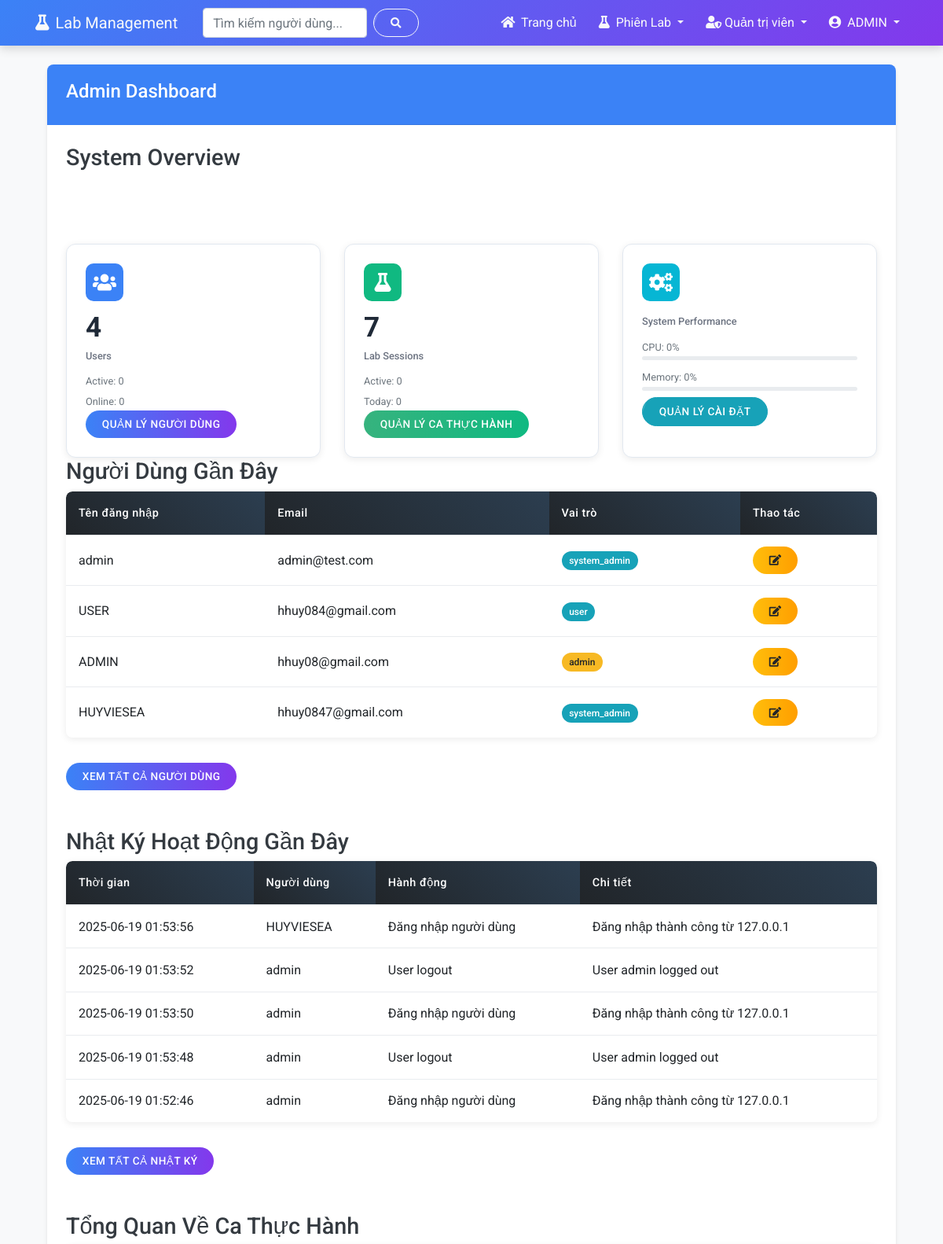
Before: /admin/ (signed in, upper part) with the older database file.
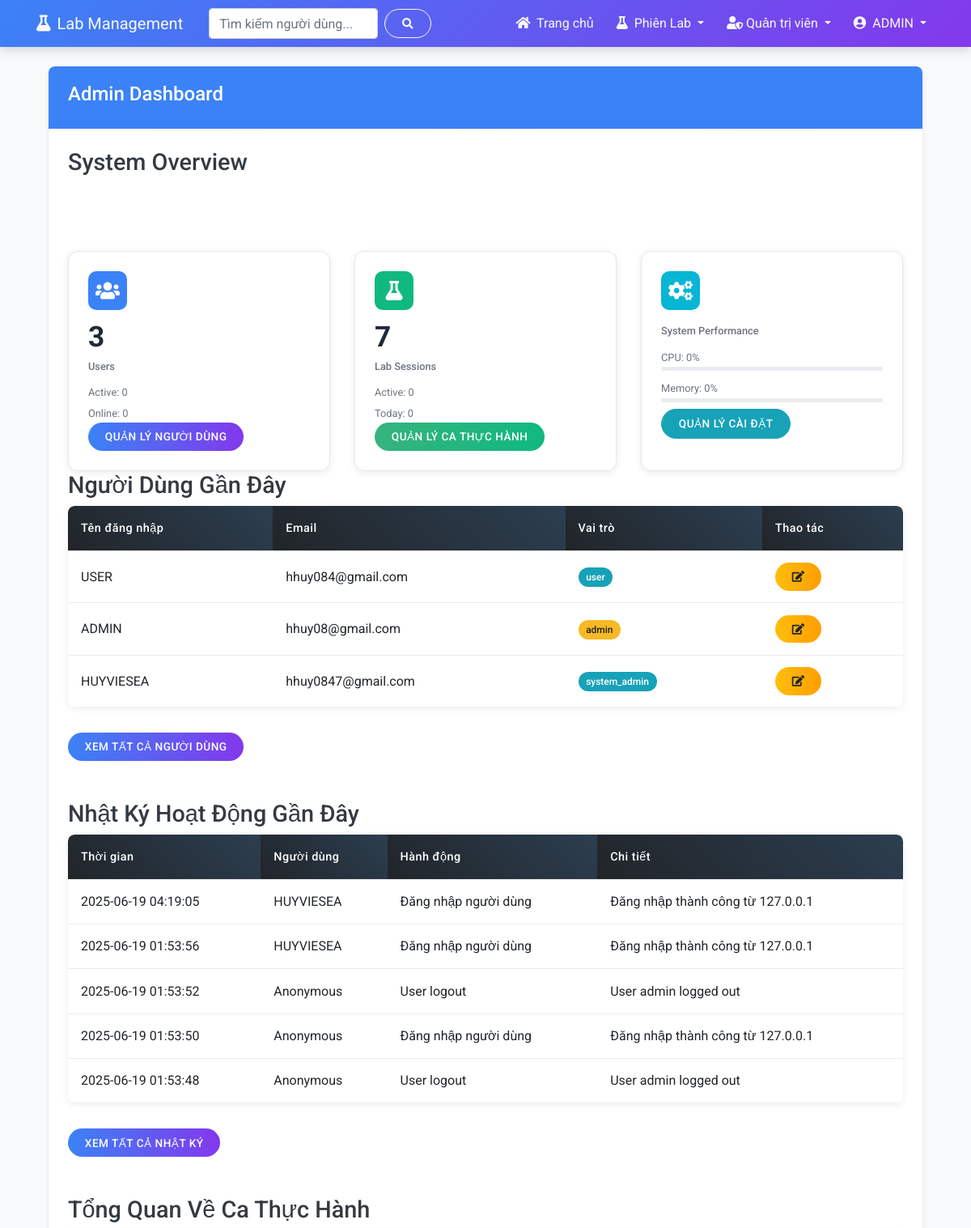
After: the same page with the newer database file.
### app/models.py (models this page shows, shortened)
class NguoiDung(UserMixin, db.Model):
    id = db.Column(db.Integer, primary_key=True)
    ten_nguoi_dung = db.Column(db.String(80), unique=True, nullable=False)
    email = db.Column(db.String(120), unique=True, nullable=False)
    mat_khau_hash = db.Column(db.String(256))
    vai_tro = db.Column(db.String(20), default="nguoi_dung")  # quan_tri_he_thong, quan_tri_vien, nguoi_dung
    ngay_tao = db.Column(db.DateTime, default=datetime.utcnow)
    last_seen = db.Column(db.DateTime, default=datetime.utcnow)
    bio = db.Column(db.Text, nullable=True)  # Thêm trường bio cho giới thiệu bản thân
    reset_token = db.Column(db.String(100), nullable=True)
    reset_token_expiry = db.Column(db.Integer, nullable=True)  # Unix timestamp
    def is_admin(self):
        return self.vai_tro in ["quan_tri_vien", "quan_tri_he_thong"]
    def is_admin_manager(self):
        return self.vai_tro == "quan_tri_he_thong"
    @property
    def username(self):
        return self.ten_nguoi_dung
    @property
    def role(self):
        role_mapping = {
            "quan_tri_he_thong": "system_admin",
            "quan_tri_vien": "admin",
            "nguoi_dung": "user"
        }
        return role_mapping.get(self.vai_tro, "user")

class NhatKyHoatDong(db.Model):
    id = db.Column(db.Integer, primary_key=True)
    nguoi_dung_ma = db.Column(db.Integer, db.ForeignKey("nguoi_dung.id"), nullable=True)
    nguoi_dung = db.relationship("NguoiDung", backref="nhat_ky")
    hanh_dong = db.Column(db.String(128), nullable=False)
    chi_tiet = db.Column(db.Text, nullable=True)
    dia_chi_ip = db.Column(db.String(45), nullable=True)
    thoi_gian = db.Column(db.DateTime, default=datetime.utcnow)

### app/routes/admin.py (the view)
@admin_bp.route('/')
@login_required
@admin_required
@cached_route(timeout=300, key_prefix='admin_dashboard')
def admin_dashboard():
    dashboard_stats = get_dashboard_statistics()
    stats = {
        'user_count': dashboard_stats['users']['total'],
        'lab_session_count': dashboard_stats['sessions']['total'],
        'activity_count': dashboard_stats.get('activity', {}).get('total', 0),
        'active_users': dashboard_stats['users'].get('active', 0),
        'active_lab_sessions': dashboard_stats['sessions'].get('active', 0),
        'active_sessions_today': dashboard_stats['sessions'].get('today', 0)
    }
    users = NguoiDung.query.order_by(NguoiDung.ngay_tao.desc()).limit(5).all()
    recent_logs = NhatKyHoatDong.query.order_by(NhatKyHoatDong.thoi_gian.desc()).limit(5).all()
    recent_lab_sessions = CaThucHanh.query.order_by(CaThucHanh.ngay.desc()).limit(5).all()
    if current_user.vai_tro == "quan_tri_he_thong":
        template = "admin/system_admin_dashboard.html"
    elif current_user.vai_tro == "quan_tri_vien":
        template = "admin/admin_dashboard.html"
    else:
        flash("Bạn không có quyền truy cập khu vực này.", "warning")
        return redirect(url_for('user.dashboard'))
    return render_template(template,
                         stats=stats,
                         users=users,
                         recent_logs=recent_logs,
                         recent_lab_sessions=recent_lab_sessions)

### app/templates/admin/admin_dashboard.html (shortened to what this page needs)
{% extends "index.html" %}
{% block styles %}
<link rel="stylesheet" href="{{ url_for('static', filename='css/admin_tables.css') }}">
<link rel="stylesheet" href="{{ url_for('static', filename='css/system_dashboard.css') }}">
{% endblock %}
{% block content %}
{% if current_user.is_authenticated and current_user.is_admin() %}
<div class="container">
    <div class="row">
        <div class="col-md-12">
            <div class="card">
                <div class="card-header bg-primary text-white">
                    <h4>Admin Dashboard</h4>
                </div>
                <div class="card-body">
                    <h2>System Overview</h2>
                    <div class="row mb-3">
                        <div class="col-md-12">
                        </div>
                    </div>
                    <div class="row">
                        <div class="col-md-4">
                            <div class="metric-card-modern primary">
                                <div class="metric-icon">
                                    <i class="fas fa-users"></i>
                                </div>
                                <div class="metric-content">
                                    <div class="metric-number" id="metric-total-users">{{ stats.user_count }}</div>
                                    <div class="metric-label">Users</div>
                                    <div class="metric-stats">
                                        <div class="metric-stat">
                                            <small class="text-muted">Active: <span id="metric-active-users">{{ stats.active_users or 0 }}</span></small>
                                        </div>
                                        <div class="metric-stat">
                                            <small class="text-muted">Online: <span id="metric-online-users">0</span></small>
                                        </div>
                                    </div>
                                </div>
                                <div class="metric-actions">
                                    <a href="{{ url_for('admin.admin_users') }}" class="btn btn-primary btn-sm">Quản lý người dùng</a>
                                </div>
                            </div>
                        </div>
                        <div class="col-md-4">
                            <div class="metric-card-modern success">
                                <div class="metric-icon">
                                    <i class="fas fa-flask"></i>
                                </div>
                                <div class="metric-content">
                                    <div class="metric-number" id="metric-total-sessions">{{ stats.lab_session_count }}</div>
                                    <div class="metric-label">Lab Sessions</div>
                                    <div class="metric-stats">
                                        <div class="metric-stat">
                                            <small class="text-muted">Active: <span id="metric-active-sessions">{{ stats.active_lab_sessions or 0 }}</span></small>
                                        </div>
                                        <div class="metric-stat">
                                            <small class="text-muted">Today: <span id="metric-sessions-today">{{ stats.active_sessions_today or 0 }}</span></small>
                                        </div>
                                    </div>
                                </div>
                                <div class="metric-actions">
                                    <a href="{{ url_for('lab.admin_lab_sessions') }}" class="btn btn-success btn-sm">Quản lý ca thực hành</a>
                                </div>
                            </div>
                        </div>
                        <div class="col-md-4">
                            <div class="metric-card-modern info">
                                <div class="metric-icon">
                                    <i class="fas fa-cogs"></i>
                                </div>
                                <div class="metric-content">
                                    <div class="metric-label">System Performance</div>
                                    <div class="metric-stats">
                                        <div class="metric-resource">
                                            <div class="resource-label">
                                                <small class="text-muted">CPU: <span id="metric-cpu-usage">0%</span></small>
                                            </div>
                                            <div class="progress mb-2" style="height: 5px;">
                                            </div>
                                        </div>
                                        <div class="metric-resource">
                                            <div class="resource-label">
                                                <small class="text-muted">Memory: <span id="metric-memory-usage">0%</span></small>
                                            </div>
                                            <div class="progress mb-2" style="height: 5px;">
                                            </div>
                                        </div>
                                    </div>
                                </div>
                                <div class="metric-actions">
                                    <a href="{{ url_for('admin.system_settings') }}" class="btn btn-info btn-sm">Quản lý cài đặt</a>
                                </div>
                            </div>
                        </div>
                    </div>
                    <h2>Người Dùng Gần Đây</h2>
                    <div class="table-responsive">
                        <table class="table admin-table">
                            <thead>
                                <tr>
                                    <th>Tên đăng nhập</th>
                                    <th>Email</th>
                                    <th>Vai trò</th>
                                    <th>Thao tác</th>
                                </tr>
                            </thead>
                            <tbody>
                                {% for user in users[:5] %}
                                <tr>
                                    <td>{{ user.username }}</td>
                                    <td>{{ user.email }}</td>
                                    <td>
                                        <span class="badge
                                            {% if user.role == 'admin_manager' %}badge-danger
                                            {% elif user.role == 'admin' %}badge-warning
                                            {% else %}badge-info{% endif %}">
                                            {{ user.role }}
                                        </span>
                                    </td>
                                    <td>
                                        <a href="{{ url_for('admin.edit_user', user_id=user.id) }}" class="btn btn-sm btn-warning">
                                            <i class="fas fa-edit"></i>
                                        </a>
                                    </td>
                                </tr>
                                {% endfor %}
                            </tbody>
                        </table>
                    </div>
                    <a href="{{ url_for('admin.admin_users') }}" class="btn btn-primary">Xem Tất Cả Người Dùng</a>
                    <h2 class="mt-5">Nhật Ký Hoạt Động Gần Đây</h2>
                    <div class="table-responsive">
                        <table class="table admin-table">
                            <thead>
                                <tr>
                                    <th>Thời gian</th>
                                    <th>Người dùng</th>
                                    <th>Hành động</th>
                                    <th>Chi tiết</th>
                                </tr>
                            </thead>
                            <tbody>
                                {% for log in recent_logs %}
                                <tr>
                                    <td>{{ log.thoi_gian.strftime('%Y-%m-%d %H:%M:%S') }}</td>
                                    <td>{{ log.nguoi_dung.ten_nguoi_dung if log.nguoi_dung else 'Anonymous' }}</td>
                                    <td>{{ log.hanh_dong }}</td>
                                    <td>{{ log.chi_tiet }}</td>
                                </tr>
                                {% endfor %}
                            </tbody>
                        </table>
                    </div>
                    <a href="{{ url_for('admin.activity_logs') }}" class="btn btn-primary">Xem Tất Cả Nhật Ký</a>
                    <h2 class="mt-5">Tổng Quan Về Ca Thực Hành</h2>
                </div>
            </div>
        </div>
    </div>
</div>
{% else %}
<div class="alert alert-danger mt-5">Bạn không có quyền truy cập trang này.</div>
{% endif %}
{% endblock %}

### app/templates/index.html (shortened to what this page needs)
{% extends "base.html" %}

### app/templates/base.html (shortened to what this page needs)
<!DOCTYPE html>
<html lang="vi">
<head>
    <link rel="stylesheet" href="https://cdnjs.cloudflare.com/ajax/libs/font-awesome/5.15.3/css/all.min.css">
    <link rel="stylesheet" href="https://stackpath.bootstrapcdn.com/bootstrap/4.5.2/css/bootstrap.min.css">
    <link rel="stylesheet" href="{{ url_for('static', filename='css/base.css') }}">
    <link rel="stylesheet" href="{{ url_for('static', filename='css/flash_messages.css') }}">
    <link rel="stylesheet" href="{{ url_for('static', filename='css/responsive.css') }}">
    {% block styles %}{% endblock %}
</head>
<body class="{% block body_class %}{% endblock %}">
    <nav class="navbar navbar-expand-lg navbar-dark bg-primary">
        <div class="container">
            <a class="navbar-brand" href="{{ url_for('user.dashboard') if current_user.is_authenticated else url_for('auth.login') }}">
                <i class="fas fa-flask mr-2"></i>Lab Management
            </a>
            <div class="collapse navbar-collapse" id="navbarNav">
                <form class="form-inline my-2 my-lg-0 mr-auto ml-3" method="GET" action="{{ url_for('search.search') }}">
                    <input class="form-control mr-sm-2" type="search" name="q" placeholder="Tìm kiếm người dùng..." aria-label="Search">
                    <button class="btn btn-outline-light my-2 my-sm-0" type="submit">
                        <i class="fas fa-search"></i>
                    </button>
                </form>
                <ul class="navbar-nav ml-auto">
                    {% if current_user.is_authenticated %}
                        <li class="nav-item">
                            <a class="nav-link" href="{{ url_for('user.dashboard') }}">
                                <i class="fas fa-home mr-1"></i> Trang chủ
                            </a>
                        </li>
                        <li class="nav-item dropdown">
                            <a class="nav-link dropdown-toggle" href="#" id="labSessionsDropdown" role="button" data-toggle="dropdown">
                                <i class="fas fa-flask mr-1"></i> Phiên Lab
                            </a>
                        </li>
                        {% if current_user.is_admin() %}
                        <li class="nav-item dropdown">
                            <a class="nav-link dropdown-toggle" href="#" id="adminDropdown" role="button" data-toggle="dropdown">
                                {% if current_user.is_admin_manager() %}
                                <i class="fas fa-shield-alt"></i> Quản trị hệ thống
                                {% else %}
                                <i class="fas fa-user-shield"></i> Quản trị viên
                                {% endif %}
                            </a>
                        </li>
                        {% endif %}
                        <li class="nav-item dropdown">
                            <a class="nav-link dropdown-toggle" href="#" id="userDropdown" role="button" data-toggle="dropdown">
                                <i class="fas fa-user-circle mr-1"></i> {{ current_user.ten_nguoi_dung }}
                            </a>
                        </li>
                    {% endif %}
                </ul>
            </div>
        </div>
    </nav>
    <main class="container mt-4">
        {% block content %}{% endblock %}
    </main>
</body>
</html>

Changed rows visible on the page:
removed NguoiDung: username "admin", email "admin@test.com", role "system_admin"
no longer on this page (row unchanged): NhatKyHoatDong: thoi_gian "2025-06-19 01:52:46", nguoi_dung "admin", hanh_dong "Đăng nhập người dùng", chi_tiet "Đăng nhập thành công từ 127.0.0.1"
added NhatKyHoatDong: thoi_gian "2025-06-19 04:19:05", nguoi_dung "HUYVIESEA", hanh_dong "Đăng nhập người dùng", chi_tiet "Đăng nhập thành công từ 127.0.0.1"
computed for NhatKyHoatDong (number 3 of 5 on the later page): nguoi_dung "admin" → "Anonymous"
computed for NhatKyHoatDong (number 4 of 5 on the later page): nguoi_dung "admin" → "Anonymous"
computed for NhatKyHoatDong (number 5 of 5 on the later page): nguoi_dung "admin" → "Anonymous"
Other visible differences:
{{ stats.user_count }}: "4" → "3"
